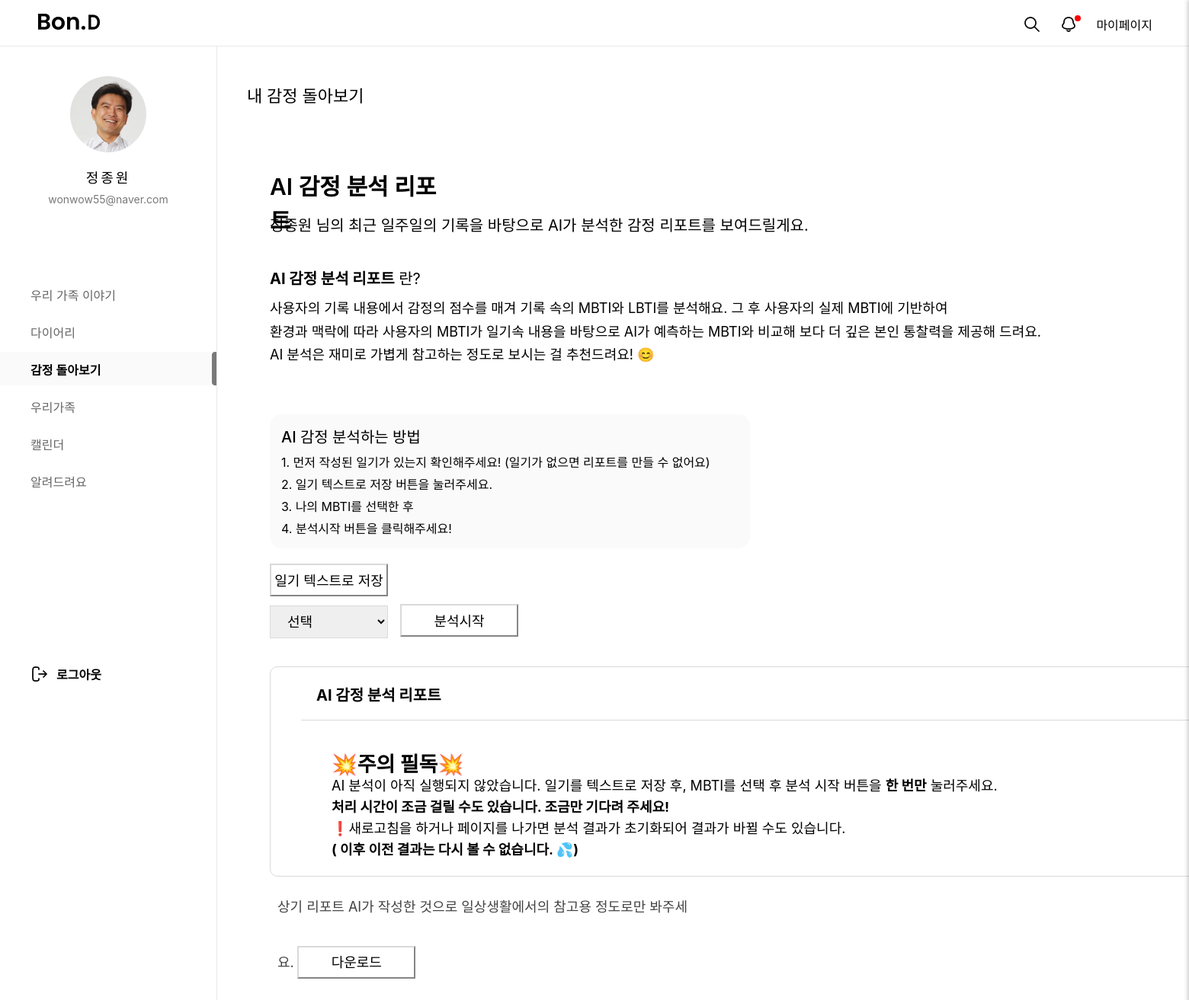
The app's page /emotion/report/ (signed in) with its own data.
### mypage/models.py (models this page shows, shortened)
class Img(models.Model):
  id = models.CharField(max_length=50, primary_key=True)  # 고유한 ID
  img = models.ImageField(upload_to='images/', null=True, blank=True, default='../static/images/calendar1/default_profile.png')  # 디폴트 이미지 설정

### loginpage/models.py (models this page shows, shortened)
class Member(models.Model):
  id = models.CharField(max_length=50,primary_key=True)
  pw = models.CharField(max_length=100)
  name = models.CharField(max_length=100)
  nicName = models.CharField(max_length=100,default='123')
  mail = models.EmailField(max_length=100)
  birthday = models.CharField(max_length=50)
  gender = models.CharField(max_length=10,choices=[('남자', '남자'), ('여자', '여자')])
  mdate = models.DateTimeField(auto_now=True)
  created_group = models.OneToOneField(
        'diary.GroupDiary',  # '앱이름.모델이름' 형식
        on_delete=models.SET_NULL,
        null=True,
        blank=True,
        related_name='creator'
    )
  joined_group = models.ForeignKey(
        'diary.GroupDiary',  # '앱이름.모델이름' 형식
        on_delete=models.SET_NULL,
        null=True,
        blank=True,
        related_name='members'
    )

### emotion/views.py (the view)
# urls.py: path('report/', views.report, name="report"),
def report(request):
    id = request.session['session_id']
    member = Member.objects.filter(id=id).first()
    qb = Img.objects.filter(id=id).first()
    context = {
        'member':member,
        'qb':qb,
    }
    return render(request, 'report.html', context)

### emotion/templates/report.html (shortened to what this page needs)
{% load static %}
<!DOCTYPE html>
<html lang="ko">
<head>
  <link rel="stylesheet" href="{% static 'css/home/main.css'%}">
  <link rel="stylesheet" href="{% static 'css/emotion/report.css'%}">
  <link rel="stylesheet" as="style" crossorigin
    href="https://cdn.jsdelivr.net/gh/orioncactus/pretendard@v1.3.9/dist/web/variable/pretendardvariable.min.css" />
</head>
<body>
	<div id="top_nav">
		<h1><a href="/main/index/"></a></h1>
		<ul class="top_menu">
			<li><a id="searchBtn"><img src="/static/images/home/search_icon.png" alt=""></a></li>
			<li>
				<a id="notiBtn">
						<img src="/static/images/home/bell_off_icon.png" alt="">
						<span class="notification-dot"></span>
				</a>
		</li>
			<li><a href="/mypage/main/">마이페이지</a></li>
		</ul>
	</div>
  <div id="gnb">
    <div id="user_profile">
      <div id="pimg">
        <img src="{{ qb.img.url }}" alt="" />
      </div>
      <p id="uName">{{member.name}}</p>
      <p id="uEmail">{{member.mail}}</p>
    </div>
    <nav id="menu">
      <ul>
        <a href="/main/index/"><li class="menu_item">우리 가족 이야기</li></a>
        <a href="/diary/diaryHome/"><li class="menu_item">다이어리</li></a>
        <a href="/emotion/main/"><li class="menu_item active">감정 돌아보기</li></a>
        <a href="/family1/fam/"><li class="menu_item">우리가족</li></a>
        <a href="/calendar1/cal/"><li class="menu_item">캘린더</li></a>
        <a href="/customer/"><li class="menu_item">알려드려요</li></a>
      </ul>
    </nav>
    <div id="logout">
      <a href="/main/logout/"><span>로그아웃</span></a>
    </div>
  </div>
  <div id="container_report">
    <span id="main_title">내 감정 돌아보기</span>
    <div id="sub_title">
      <h1>AI 감정 분석 리포트</h1>
      <h3>{{member.name}} 님의 최근 일주일의 기록을 바탕으로 AI가 분석한 감정 리포트를 보여드릴게요.</h3>
      <h4><strong>AI 감정 분석 리포트</strong> 란?</h4>
      <h5>사용자의 기록 내용에서 감정의 점수를 매겨 기록 속의 MBTI와 LBTI를 분석해요. 그 후 사용자의 실제 MBTI에 기반하여<br>
        환경과 맥락에 따라 사용자의 MBTI가 일기속 내용을 바탕으로 AI가 예측하는 MBTI와 비교해 보다 더 깊은 본인 통찰력을 제공해 드려요.<br>
        AI 분석은 재미로 가볍게 참고하는 정도로 보시는 걸 추천드려요! 😊</h5>
    </div>
    <div id="report_container">
      <div id="mbtitle">
        <span>AI 감정 분석하는 방법</span>
        <p>1. 먼저 작성된 일기가 있는지 확인해주세요! (일기가 없으면 리포트를 만들 수 없어요)</p>
        <p>2. 일기 텍스트로 저장 버튼을 눌러주세요.</p>
        <p>3. 나의 MBTI를 선택한 후</p>
        <p>4. 분석시작 버튼을 클릭해주세요!</p>
      </div>
      <div>
        <form action="{% url 'emotion:save_diaries_to_txt' %}" method="get">
          <button type="submit" id="txtBtn">일기 텍스트로 저장</button>
        </form>
        <form method="GET" action="{% url 'emotion:run_ai_process' %}">
          <div id="select_mbti">
            <select class="mbti" name="mbti">
              <option value="select">선택</option>
            </select>
            <button type="submit" id="aiBtn">분석시작</button>
          </div>
        </form>
      </div>
    </div>
    <div id="report_main">
      <span>AI 감정 분석 리포트</span>
      <hr color="#D9D9D9">
      <div id="report_txt">
        {% if content %}
          <div>
              <h2>분석 결과:</h2><br>
              <pre>{{ content }}</pre>
          </div>
        {% elif error %}
          <div style="color: red;">
              <p>{{ error }}</p>
          </div>
        {% else %}
          <h2>💥주의 필독💥</h2>
          <p>AI 분석이 아직 실행되지 않았습니다. 일기를 텍스트로 저장 후, MBTI를 선택 후 분석 시작 버튼을 <strong>한 번만</strong> 눌러주세요.<br> <strong>처리 시간이 조금 걸릴 수도 있습니다. 조금만 기다려 주세요!</strong><br>
            ❗새로고침을 하거나 페이지를 나가면 분석 결과가 초기화되어 결과가 바뀔 수도 있습니다.
            <br><strong>( 이후 이전 결과는 다시 볼 수 없습니다. 💦)</strong></p>
        {% endif %}
      </div>
    </div>
    <div id="bottom">
      <span>상기 리포트 AI가 작성한 것으로 일상생활에서의 참고용 정도로만 봐주세요.</span>
      <button type="button">다운로드</button>
    </div>
  </div>
</body>
</html>

### static/css/home/main.css (style rules this page uses)
* { margin: 0; padding: 0; font-family: "Pretendard Variable", Pretendard, -apple-system, BlinkMacSystemFont, system-ui, Roboto, "Helvetica Neue", "Segoe UI", "Apple SD Gothic Neo", "Noto Sans KR", "Malgun Gothic", "Apple Color Emoji", "Segoe UI Emoji", "Segoe UI Symbol", sans-serif; }
button { cursor: pointer; }
a { text-decoration: none; color: inherit; cursor: pointer; }
ol, ul { list-style: none; }
#top_nav { width: 100%; height: 60px; background: #fff; border-bottom: 1px solid #E9E9E9; position: fixed; z-index: 1000; }
#gnb { width: 284px; height: 100%; overflow-y: auto; position: fixed; top : 60px; border-right: 1px solid #E9E9E9; background: #fff; }
#user_profile { width: 284px; height: 264px; text-align: center; }
#uName { font-size: 18px; font-weight: 500; letter-spacing: 3px; line-height: 21px; margin-top:23px }
#uEmail { font-size: 14px; font-weight: 400; line-height: 17px; color: #797979; margin-top:9px }
#pimg { width: 100px; height: 100px; border-radius: 100%; overflow: hidden; margin: 40px auto 0; }
#pimg img { width: 100%; height: 100%; object-fit: cover; }
#menu ul { list-style: none; padding-left: 0; margin-bottom: 220px; }
#menu ul li { height: 44px; padding: 11px 0 11px 40px; margin-bottom: 5px; box-sizing: border-box; transition: background-color 0.3s, color 0.3s; }
.menu_item { font-size: 16px; font-weight: 400; color: #666; }
.menu_item.active { font-size: 16px; font-weight: 600; color: #000; background-color: #FAFAFA; background-image: url(../../images/home/menu_bar.png); background-repeat: no-repeat; background-position: right center; }
#logout { font-size: 16px; font-weight: 600; margin-left: 40px; background-image: url(../../images/home/logout_icon.png); background-repeat: no-repeat; background-position: left center; }
#logout span { margin-left: 34px; }
#top_nav>h1 { width: 81px; height: 24px; background: url('../../images/home/logo_sample.png') no-repeat; position: absolute; left:50px; top:18px; }
.top_menu { display: flex; gap: 24px; justify-content: flex-end; margin-right: 48px; padding-top: 20px; box-sizing: border-box; }
#notiBtn { position: relative; }
.notification-dot { position: absolute; top: -8px; right: -4px; width: 8px; height: 8px; background-color: red; border-radius: 50%; display: none; }

### records on screen
Img: img (picture)
Member: name "정종원", mail "wonwow55@naver.com"
